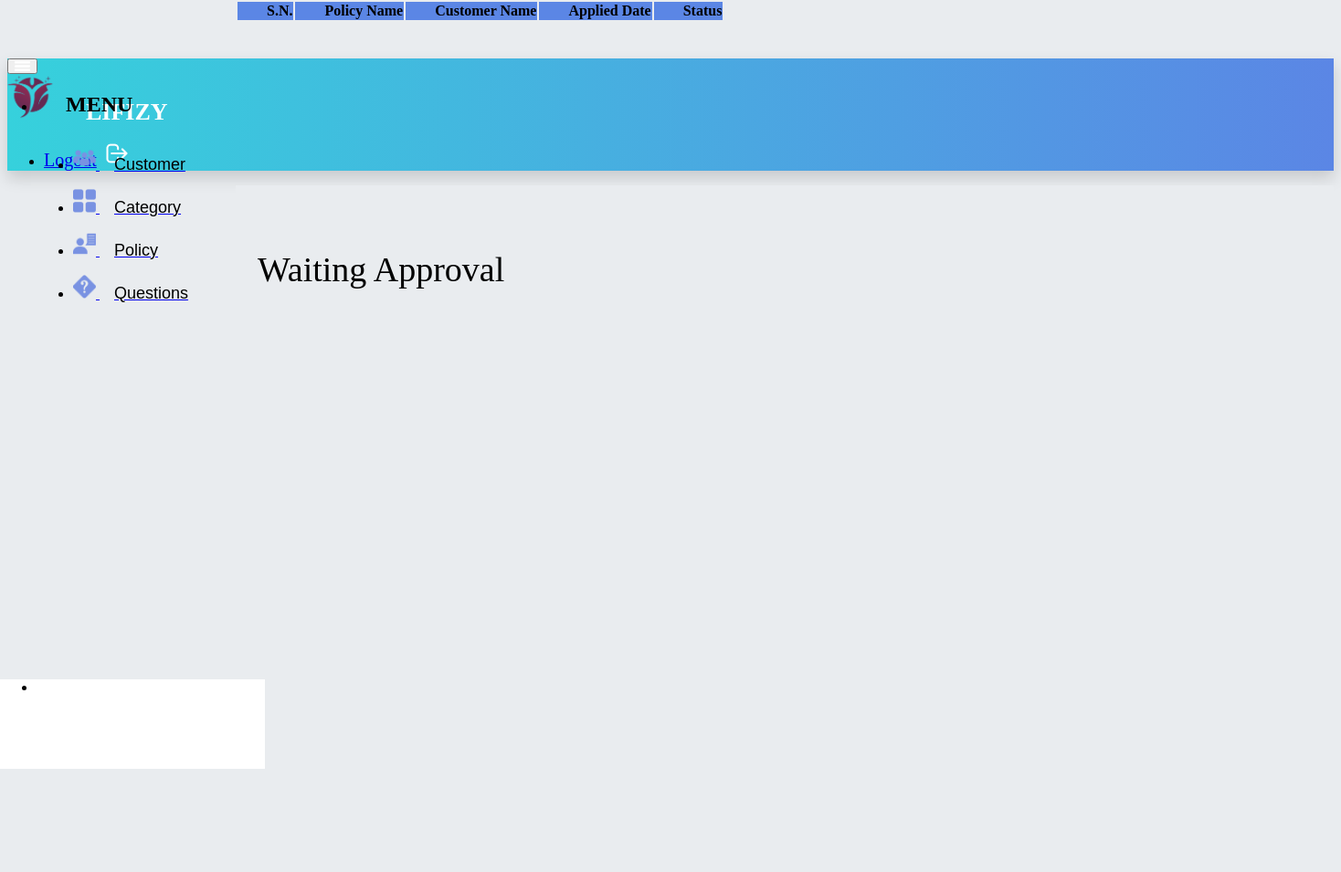
The app's page /admin-view-waiting-policy-holder (signed in), older data.
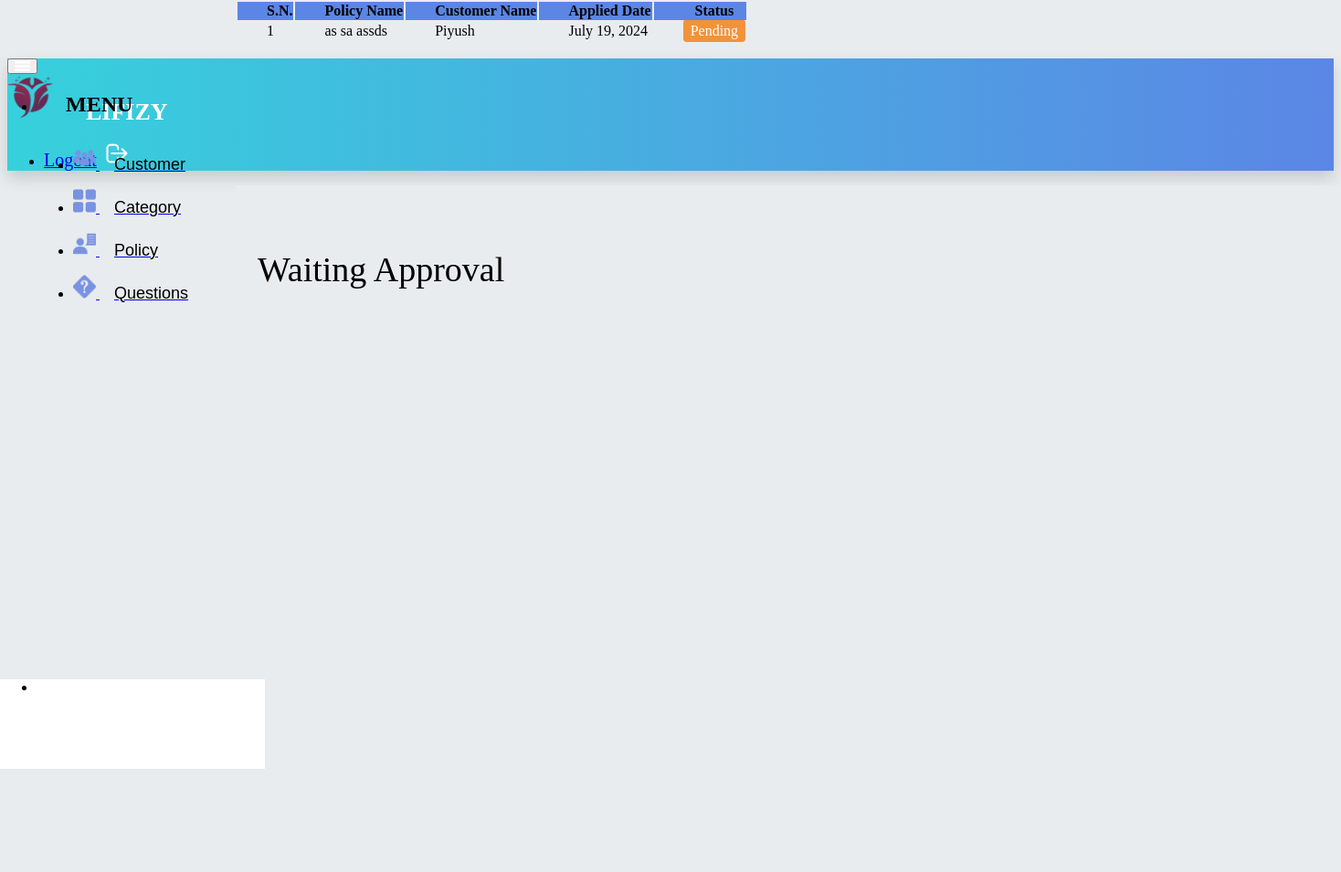
The same page, newer data.
### insurance/models.py (models this page shows, shortened)
class PolicyRecord(models.Model):
    customer = models.ForeignKey(Customer, on_delete=models.CASCADE)
    Policy = models.ForeignKey(Policy, on_delete=models.CASCADE)
    status = models.CharField(max_length=100, default='Pending')
    creation_date = models.DateField(auto_now=True)

class Policy(models.Model):
    category = models.ForeignKey('Category', on_delete=models.CASCADE)
    policy_name = models.CharField(max_length=200)
    sum_assurance = models.PositiveIntegerField()
    premium = models.PositiveIntegerField()
    tenure = models.PositiveIntegerField()
    creation_date = models.DateField(auto_now=True)
    def __str__(self):
        return self.policy_name

### customer/models.py (models this page shows, shortened)
class Customer(models.Model):
    user = models.OneToOneField(User, on_delete=models.CASCADE)
    profile_pic = models.ImageField(upload_to='profile_pic/Customer/', null=True, blank=True)
    address = models.CharField(max_length=40)
    mobile = models.CharField(max_length=20, null=False)
    def __str__(self):
        return self.user.first_name

### insurance/views.py (the view)
# urls.py: path('admin-view-waiting-policy-holder', views.admin_view_waiting_policy_holder_view,
@login_required(login_url='adminlogin')
def admin_view_waiting_policy_holder_view(request):
    policyrecords = models.PolicyRecord.objects.all().filter(status='Pending')
    return render(request, 'insurance/admin_view_waiting_policy_holder.html', {'policyrecords': policyrecords})

### templates/insurance/admin_view_waiting_policy_holder.html (shortened to what this page needs)
{% extends 'insurance/adminbase.html' %}
{% load static %}
{% block content %}
    <div class="wrapper">
        <div class="heading-section">
            <p class="mb-0 text-dark heading-text">Waiting Approval</p>
        </div>
        <div class="card shadow border-0 mb-7 m-4 main-card">
            <div class="scrollable">
                <div class="table-responsive">
                    <table class="table table-hover table-nowrap table-striped position-relative">
                        <thead class="main-header" style="position: sticky; top: 0; z-index: 1000">
                        <tr>
                            <th scope="col" class="text-white pl-6">S.N.</th>
                            <th scope="col" class="text-white pl-6">Policy Name</th>
                            <th scope="col" class="text-white">Customer Name</th>
                            <th scope="col" class="text-white">Applied Date</th>
                            <th scope="col" class="text-white">Status</th>
                        </tr>
                        </thead>
                        <tbody>
                        {% for t in policyrecords %}
                            <tr>
                                <td> {{ forloop.counter }}</td>
                                <td> {{ t.Policy }}</td>
                                <td> {{ t.customer }}</td>
                                <td>{{ t.creation_date }}</td>
                                <td>
                                    <span class="{% if t.status == 'Pending' %}status-orange{% endif %}">
                                        {{ t.status }}
                                    </span>
                                </td>
                            </tr>
                        {% endfor %}
                        </tbody>
                    </table>
                </div>
            </div>
        </div>
    </div>
{% endblock %}

Row changes from the older to the newer data that the page shows:
added PolicyRecord: Policy "as sa assds", customer "Piyush", creation_date "July 19, 2024", status "Pending"
